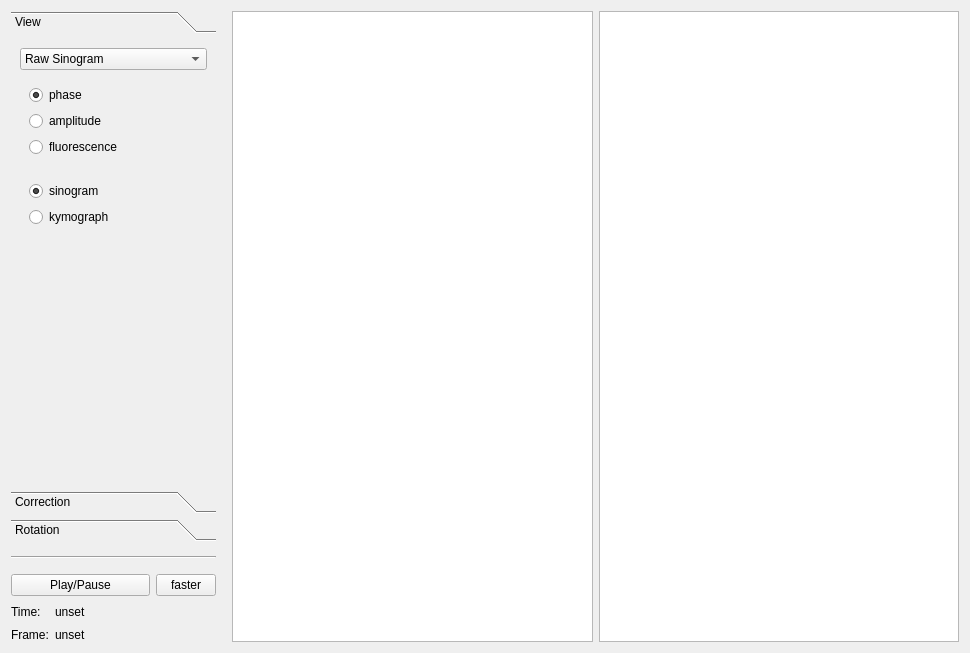
<?xml version="1.0" encoding="UTF-8"?>
<ui version="4.0">
 <class>Form</class>
 <widget class="QWidget" name="Form">
  <property name="geometry">
   <rect>
    <x>0</x>
    <y>0</y>
    <width>970</width>
    <height>653</height>
   </rect>
  </property>
  <property name="windowTitle">
   <string>Form</string>
  </property>
  <layout class="QHBoxLayout" name="horizontalLayout_2">
   <item>
    <layout class="QHBoxLayout" name="horizontalLayout">
     <item>
      <layout class="QVBoxLayout" name="verticalLayout_2">
       <property name="spacing">
        <number>15</number>
       </property>
       <property name="sizeConstraint">
        <enum>QLayout::SetFixedSize</enum>
       </property>
       <property name="rightMargin">
        <number>10</number>
       </property>
       <item>
        <widget class="QToolBox" name="toolBox">
         <property name="sizePolicy">
          <sizepolicy hsizetype="Fixed" vsizetype="Preferred">
           <horstretch>0</horstretch>
           <verstretch>0</verstretch>
          </sizepolicy>
         </property>
         <property name="minimumSize">
          <size>
           <width>205</width>
           <height>0</height>
          </size>
         </property>
         <property name="currentIndex">
          <number>0</number>
         </property>
         <widget class="QWidget" name="page_view">
          <property name="geometry">
           <rect>
            <x>0</x>
            <y>0</y>
            <width>205</width>
            <height>425</height>
           </rect>
          </property>
          <attribute name="label">
           <string>View</string>
          </attribute>
          <layout class="QVBoxLayout" name="verticalLayout_6">
           <item>
            <layout class="QVBoxLayout" name="verticalLayout_5">
             <property name="spacing">
              <number>6</number>
             </property>
             <property name="topMargin">
              <number>0</number>
             </property>
             <property name="bottomMargin">
              <number>10</number>
             </property>
             <item>
              <widget class="QComboBox" name="comboBox_sino">
               <property name="sizePolicy">
                <sizepolicy hsizetype="Minimum" vsizetype="Fixed">
                 <horstretch>0</horstretch>
                 <verstretch>0</verstretch>
                </sizepolicy>
               </property>
               <property name="editable">
                <bool>false</bool>
               </property>
               <item>
                <property name="text">
                 <string>Raw Sinogram</string>
                </property>
               </item>
              </widget>
             </item>
             <item>
              <widget class="QWidget" name="widget" native="true">
               <layout class="QVBoxLayout" name="verticalLayout_11">
                <item>
                 <widget class="QRadioButton" name="radioButton_pha">
                  <property name="text">
                   <string>phase</string>
                  </property>
                  <property name="checked">
                   <bool>true</bool>
                  </property>
                 </widget>
                </item>
                <item>
                 <widget class="QRadioButton" name="radioButton_amp">
                  <property name="text">
                   <string>amplitude</string>
                  </property>
                 </widget>
                </item>
                <item>
                 <widget class="QRadioButton" name="radioButton_fl">
                  <property name="text">
                   <string>fluorescence</string>
                  </property>
                 </widget>
                </item>
               </layout>
              </widget>
             </item>
             <item>
              <widget class="QWidget" name="widget_2" native="true">
               <layout class="QVBoxLayout" name="verticalLayout_12">
                <item>
                 <widget class="QRadioButton" name="radioButton_sino">
                  <property name="text">
                   <string>sinogram</string>
                  </property>
                  <property name="checked">
                   <bool>true</bool>
                  </property>
                 </widget>
                </item>
                <item>
                 <widget class="QRadioButton" name="radioButton_kymo">
                  <property name="text">
                   <string>kymograph</string>
                  </property>
                 </widget>
                </item>
               </layout>
              </widget>
             </item>
             <item>
              <spacer name="verticalSpacer">
               <property name="orientation">
                <enum>Qt::Vertical</enum>
               </property>
               <property name="sizeHint" stdset="0">
                <size>
                 <width>20</width>
                 <height>40</height>
                </size>
               </property>
              </spacer>
             </item>
            </layout>
           </item>
          </layout>
         </widget>
         <widget class="QWidget" name="page_align">
          <property name="geometry">
           <rect>
            <x>0</x>
            <y>0</y>
            <width>205</width>
            <height>425</height>
           </rect>
          </property>
          <attribute name="label">
           <string>Correction</string>
          </attribute>
          <layout class="QVBoxLayout" name="verticalLayout">
           <item>
            <widget class="QPushButton" name="pushButton_flcorr">
             <property name="text">
              <string>Fluorescence Correction</string>
             </property>
            </widget>
           </item>
           <item>
            <widget class="QPushButton" name="pushButton_align">
             <property name="text">
              <string>Lateral Alignment</string>
             </property>
            </widget>
           </item>
           <item>
            <widget class="QComboBox" name="comboBox_align">
             <item>
              <property name="text">
               <string>Raw Sinogram</string>
              </property>
             </item>
            </widget>
           </item>
           <item>
            <spacer name="verticalSpacer_2">
             <property name="orientation">
              <enum>Qt::Vertical</enum>
             </property>
             <property name="sizeHint" stdset="0">
              <size>
               <width>20</width>
               <height>209</height>
              </size>
             </property>
            </spacer>
           </item>
          </layout>
         </widget>
         <widget class="QWidget" name="page_rot">
          <property name="geometry">
           <rect>
            <x>0</x>
            <y>0</y>
            <width>205</width>
            <height>425</height>
           </rect>
          </property>
          <attribute name="label">
           <string>Rotation</string>
          </attribute>
          <layout class="QVBoxLayout" name="verticalLayout_8">
           <item>
            <layout class="QVBoxLayout" name="verticalLayout_rotation">
             <property name="topMargin">
              <number>0</number>
             </property>
             <item>
              <widget class="QPushButton" name="pushButton_new_spacing">
               <property name="text">
                <string>Manage  Spacings</string>
               </property>
              </widget>
             </item>
             <item>
              <widget class="QComboBox" name="comboBox_rot">
               <item>
                <property name="text">
                 <string>Load Rotation...</string>
                </property>
               </item>
              </widget>
             </item>
             <item>
              <widget class="QLineEdit" name="lineEdit_rot">
               <property name="text">
                <string>Rotation 1</string>
               </property>
              </widget>
             </item>
             <item>
              <widget class="QPushButton" name="pushButton_rot">
               <property name="text">
                <string>Save Rotation</string>
               </property>
              </widget>
             </item>
             <item>
              <widget class="QPushButton" name="pushButton_rot_rm">
               <property name="text">
                <string>Remove Rotation</string>
               </property>
              </widget>
             </item>
             <item>
              <widget class="QPushButton" name="pushButton_video">
               <property name="maximumSize">
                <size>
                 <width>16777215</width>
                 <height>16777215</height>
                </size>
               </property>
               <property name="text">
                <string>Export Video</string>
               </property>
              </widget>
             </item>
            </layout>
           </item>
          </layout>
         </widget>
        </widget>
       </item>
       <item>
        <widget class="Line" name="line">
         <property name="windowModality">
          <enum>Qt::NonModal</enum>
         </property>
         <property name="sizePolicy">
          <sizepolicy hsizetype="Fixed" vsizetype="Fixed">
           <horstretch>0</horstretch>
           <verstretch>0</verstretch>
          </sizepolicy>
         </property>
         <property name="minimumSize">
          <size>
           <width>205</width>
           <height>0</height>
          </size>
         </property>
         <property name="maximumSize">
          <size>
           <width>205</width>
           <height>16777215</height>
          </size>
         </property>
         <property name="frameShadow">
          <enum>QFrame::Sunken</enum>
         </property>
         <property name="midLineWidth">
          <number>0</number>
         </property>
         <property name="orientation">
          <enum>Qt::Horizontal</enum>
         </property>
        </widget>
       </item>
       <item>
        <widget class="QWidget" name="widget_4" native="true">
         <property name="minimumSize">
          <size>
           <width>0</width>
           <height>0</height>
          </size>
         </property>
         <property name="maximumSize">
          <size>
           <width>205</width>
           <height>16777215</height>
          </size>
         </property>
         <layout class="QVBoxLayout" name="verticalLayout_3">
          <property name="leftMargin">
           <number>0</number>
          </property>
          <property name="topMargin">
           <number>0</number>
          </property>
          <property name="rightMargin">
           <number>0</number>
          </property>
          <property name="bottomMargin">
           <number>0</number>
          </property>
          <item>
           <layout class="QVBoxLayout" name="verticalLayout_4">
            <item>
             <layout class="QHBoxLayout" name="horizontalLayout_3">
              <property name="topMargin">
               <number>0</number>
              </property>
              <item>
               <widget class="QPushButton" name="pushButton_play">
                <property name="maximumSize">
                 <size>
                  <width>200</width>
                  <height>16777215</height>
                 </size>
                </property>
                <property name="text">
                 <string>Play/Pause</string>
                </property>
                <property name="checkable">
                 <bool>true</bool>
                </property>
                <property name="checked">
                 <bool>false</bool>
                </property>
                <property name="autoRepeat">
                 <bool>false</bool>
                </property>
               </widget>
              </item>
              <item>
               <widget class="QPushButton" name="pushButton_faster">
                <property name="minimumSize">
                 <size>
                  <width>0</width>
                  <height>0</height>
                 </size>
                </property>
                <property name="maximumSize">
                 <size>
                  <width>60</width>
                  <height>16777215</height>
                 </size>
                </property>
                <property name="text">
                 <string>faster</string>
                </property>
               </widget>
              </item>
             </layout>
            </item>
            <item>
             <layout class="QGridLayout" name="gridLayout_5">
              <item row="0" column="2">
               <spacer name="horizontalSpacer">
                <property name="orientation">
                 <enum>Qt::Horizontal</enum>
                </property>
                <property name="sizeHint" stdset="0">
                 <size>
                  <width>40</width>
                  <height>20</height>
                 </size>
                </property>
               </spacer>
              </item>
              <item row="0" column="1">
               <widget class="QLabel" name="label_time">
                <property name="sizePolicy">
                 <sizepolicy hsizetype="Minimum" vsizetype="Preferred">
                  <horstretch>0</horstretch>
                  <verstretch>0</verstretch>
                 </sizepolicy>
                </property>
                <property name="maximumSize">
                 <size>
                  <width>16777215</width>
                  <height>16777215</height>
                 </size>
                </property>
                <property name="text">
                 <string>unset</string>
                </property>
               </widget>
              </item>
              <item row="0" column="0">
               <widget class="QLabel" name="label">
                <property name="sizePolicy">
                 <sizepolicy hsizetype="Minimum" vsizetype="Preferred">
                  <horstretch>0</horstretch>
                  <verstretch>0</verstretch>
                 </sizepolicy>
                </property>
                <property name="maximumSize">
                 <size>
                  <width>16777215</width>
                  <height>16777215</height>
                 </size>
                </property>
                <property name="text">
                 <string>Time:</string>
                </property>
               </widget>
              </item>
              <item row="1" column="0">
               <widget class="QLabel" name="label_3">
                <property name="sizePolicy">
                 <sizepolicy hsizetype="Minimum" vsizetype="Preferred">
                  <horstretch>0</horstretch>
                  <verstretch>0</verstretch>
                 </sizepolicy>
                </property>
                <property name="maximumSize">
                 <size>
                  <width>16777215</width>
                  <height>16777215</height>
                 </size>
                </property>
                <property name="text">
                 <string>Frame:</string>
                </property>
               </widget>
              </item>
              <item row="1" column="1">
               <widget class="QLabel" name="label_frame">
                <property name="sizePolicy">
                 <sizepolicy hsizetype="Minimum" vsizetype="Preferred">
                  <horstretch>0</horstretch>
                  <verstretch>0</verstretch>
                 </sizepolicy>
                </property>
                <property name="maximumSize">
                 <size>
                  <width>1677721</width>
                  <height>16777215</height>
                 </size>
                </property>
                <property name="text">
                 <string>unset</string>
                </property>
               </widget>
              </item>
             </layout>
            </item>
           </layout>
          </item>
         </layout>
        </widget>
       </item>
      </layout>
     </item>
     <item>
      <widget class="ImageView" name="ImageView_sino"/>
     </item>
     <item>
      <widget class="ImageView" name="ImageView_slice"/>
     </item>
    </layout>
   </item>
  </layout>
 </widget>
 <customwidgets>
  <customwidget>
   <class>ImageView</class>
   <extends>QGraphicsView</extends>
   <header>pyqtgraph</header>
  </customwidget>
 </customwidgets>
 <resources/>
 <connections>
  <connection>
   <sender>comboBox_align</sender>
   <signal>currentIndexChanged(int)</signal>
   <receiver>comboBox_sino</receiver>
   <slot>setCurrentIndex(int)</slot>
   <hints>
    <hint type="sourcelabel">
     <x>113</x>
     <y>156</y>
    </hint>
    <hint type="destinationlabel">
     <x>113</x>
     <y>64</y>
    </hint>
   </hints>
  </connection>
  <connection>
   <sender>comboBox_sino</sender>
   <signal>currentIndexChanged(int)</signal>
   <receiver>comboBox_align</receiver>
   <slot>setCurrentIndex(int)</slot>
   <hints>
    <hint type="sourcelabel">
     <x>113</x>
     <y>64</y>
    </hint>
    <hint type="destinationlabel">
     <x>113</x>
     <y>156</y>
    </hint>
   </hints>
  </connection>
 </connections>
</ui>
